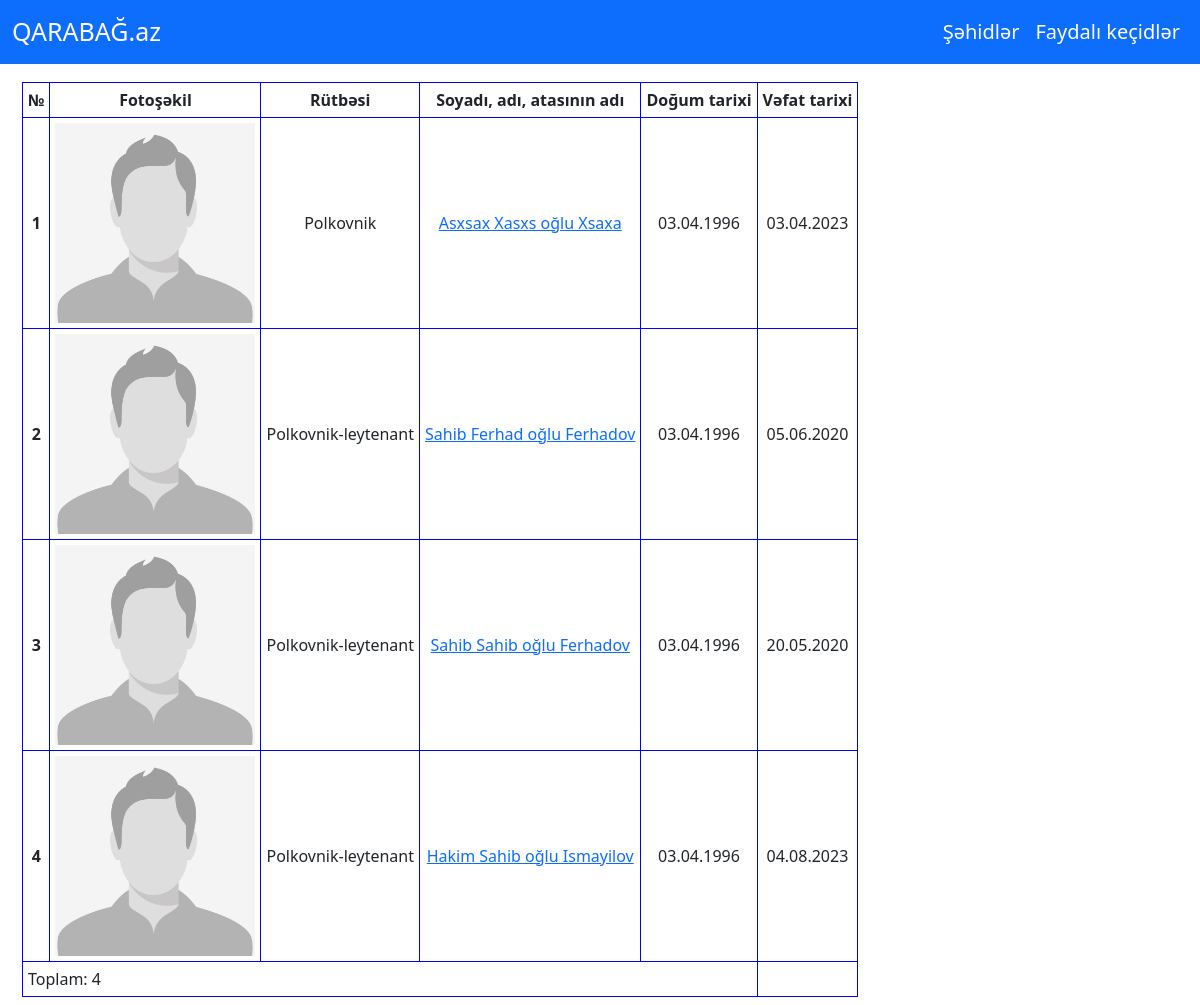
Before: /sehidler with the older database file.
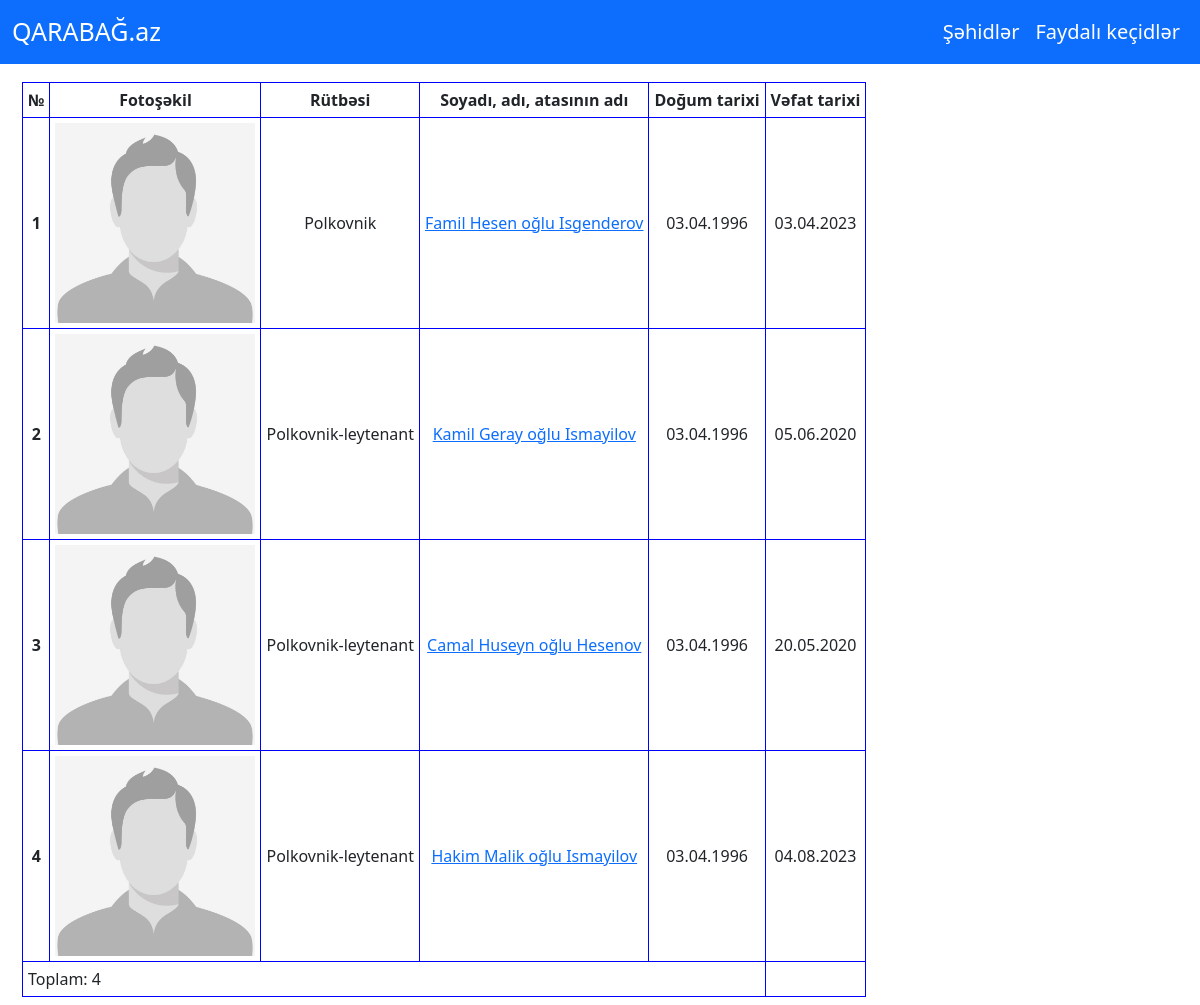
After: the same page with the newer database file.
### main/models.py (models this page shows, shortened)
class Person(models.Model):
	kisi="Kişi"
	qadin="Qadın"
	secim=[
		(kisi,"Kişi"),
		(qadin,"Qadın")
	]
	class Meta:
		verbose_name="Şəhid"
		verbose_name_plural="Şəhidlər"
	id=models.UUIDField(primary_key=True,default=uuid.uuid4,editable=False)
	ad=models.CharField(verbose_name="Adı",max_length=50,default="")
	soyad=models.CharField(verbose_name="Soyadı",max_length=50,default="")
	ata_adi=models.CharField(verbose_name="Ata adı",max_length=50,default="")
	leqeb=models.CharField(verbose_name="Ləqəbi",max_length=100,default="yoxdur.",blank=True)
	dogum_tarixi=models.DateField(verbose_name="Doğum tarixi")
	vefat_tarixi=models.DateField(verbose_name="Vəfat tarixi")
	dogum_yeri=models.CharField(verbose_name="Doğulduğu yer",max_length=255)
	vefat_yeri=models.CharField(verbose_name="Vəfat yeri", max_length=255)
	vetendasligi=models.CharField(verbose_name="Vətəndaşlığı",max_length=50)
	cinsiyeti=models.CharField(verbose_name="Cinsiyyəti seçin",max_length=5,default=kisi,choices=secim)
	sekil=models.ImageField("Şəkil",upload_to="main/uploads/%d/%m/%Y",null=True,blank=True,default="static/img/default-man.jpg")
	haqqinda=RichTextField()
	qosun_novu=models.OneToOneField(QosunNovu,on_delete=models.CASCADE,null=True,blank=True,verbose_name="Qoşun növü")
	mensubiyyeti=models.CharField(verbose_name="Mənsubiyyəti",max_length=100, default="Azərbaycan Ordusu")
	xidmet_illeri=models.CharField(verbose_name="Xidmət illəri",max_length=100)
	rutbe=models.ManyToManyField(Rutbe,verbose_name="Rütbə")
	medallar=models.ManyToManyField(Medallar,verbose_name="Medallar")
	def get_full_name(self):
		_ = ""
		if self.cinsiyeti==self.kisi:
			_ = "oğlu"
		else:
			_ = "qızı"
		return f"{self.ad} {self.ata_adi} {_} {self.soyad}"

class Rutbe(models.Model):
	class Meta:
		verbose_name="Rütbə"
		verbose_name_plural="Rütbələr"
	ad=models.CharField(verbose_name="Rütbə adı",max_length=100,null=True)
	sekil=models.ImageField("Şəkil",upload_to="main/uploads/rutbeler",null=True,blank=True)
	def __str__(self):
		return self.ad

### main/views.py (the view)
# urls.py: path("sehidler",views.sehidler,name="sehidler"),
def sehidler(request):
	persons=Person.objects.all()
	persons_list=[]
	_count=0
	for person in persons:
		_bosList=[]
		_bosList.append(_count)
		_bosList.append(person)
		persons_list.append(_bosList)
		_count+=1
	context={
		"persons":persons_list,
		"count":0
	}
	return render(request,"main/sehidler.html",context)

### main/templates/main/sehidler.html (shortened to what this page needs)
{%extends 'base.html'%}
{%load static%}
{%block css_files%}
<link rel="stylesheet" type="text/css" href="{%static 'main/css/sehidler.css'%}">
<link rel="stylesheet" type="text/css" href="{%static 'main/css/back_to_top.css'%}">
{%endblock%}
{% block content %}
    <div class="container-fluid my-2 p-0">
    	{%if persons%}
            <div class="container-fluid p-0" style="overflow: scroll;">
				<table class="mytable">
                    <thead>
                        <tr>
                            <th>№</th>
                            <th>Fotoşəkil</th>
                            <th>Rütbəsi</th>
                            <th>Soyadı, adı, atasının adı</th>
                            <th>Doğum tarixi</th>
                            <th>Vəfat tarixi</th>
                        </tr>
                    </thead>
                    <tbody>
                        {%for personIndex,person in persons%}
                            <tr>
                                <td class="number">{{personIndex|add:"1"}}</td>
                                <td style="width:200px;height:200px" title="{{person.get_full_name|title}}">
                                    <img src="{{person.sekil}}" style="width:200px;">
                                </td>
                                <td title="Rütbə">
                                    {%for rutbe in person.rutbe.all%}{{rutbe}}{%endfor%}
                                </td>
                                <td title="{{person.get_full_name}}" style="white-space: nowrap;">
                                    <a style="display: block;" href="{%url 'sehid' person.id%}">{{person.get_full_name}}</a>
                                </td>
                                <td title="Gün.Ay.İl">{{person.dogum_tarixi|date:"d.m.Y"}}</td>
                                <td title="{{person.vefat_tarixi}}">
                                    {{person.vefat_tarixi|date:"d.m.Y"}}
                                </td>
                            </tr>
                        {%endfor%}
                            <tr>
                                <td colspan="5" style="text-align:left">
                                    Toplam: {{persons|length}}
                                </td>
                            </tr>
                    </tbody>
                </table>
			</div>
        {%endif%}
    </div>
{% endblock  %}

### templates/base.html (shortened to what this page needs)
{% load static %}
<!DOCTYPE html>
<html>
<head>
	<link href="https://cdn.jsdelivr.net/npm/bootstrap@5.3.0/dist/css/bootstrap.min.css" rel="stylesheet">
	<link rel="stylesheet" type="text/css" href="{%static 'css/root.css'%}">
	{%block css_files%}{%endblock%}
</head>
<body id="goto">
{% include 'partials/_navbar.html' %}
<div class="container-fluid">
	{% block content %}{% endblock  %}
</div>
</body>
</html>

### templates/partials/_navbar.html (shortened to what this page needs)
<nav class="navbar navbar-expand-lg bg-primary mt-0" data-bs-theme="dark">
    <div class="container-fluid">
      <a class="navbar-brand mx-auto" style="font-size:25px" href="{%url 'index'%}">QARABAĞ.az</a>
      <div class="collapse navbar-collapse" id="navbarSupportedContent" >
        <ul class="navbar-nav ms-auto mb-2 mb-lg-0">
          <li class="nav-item">
            <a class="nav-link" href="{%url 'sehidler'%}">Şəhidlər</a>
          </li>
          <li class="nav-item">
            <a class="nav-link" href="#">Faydalı keçidlər</a>
          </li>
        </ul>
      </div>
    </div>
  </nav>

### rootstatic/css/root.css (style rules this page uses)
li.nav-item a.nav-link { color: white; font-size: 20px; }

### main/static/main/css/sehidler.css (style rules this page uses)
table,thead,tbody,td,th,tr { border: 1px solid blue; }
table.mytable { margin-left: 10px; margin-top: 10px; }
td,th { padding: 5px; text-align: center; }
th { text-align: center; }
td.number { font-weight: bolder; }

Changed rows visible on the page:
changed Person: get_full_name "Asxsax Xasxs oğlu Xsaxa" → "Famil Hesen oğlu Isgenderov"
changed Person: get_full_name "Sahib Ferhad oğlu Ferhadov" → "Kamil Geray oğlu Ismayilov"
changed Person: get_full_name "Sahib Sahib oğlu Ferhadov" → "Camal Huseyn oğlu Hesenov"
changed Person: get_full_name "Hakim Sahib oğlu Ismayilov" → "Hakim Malik oğlu Ismayilov"
